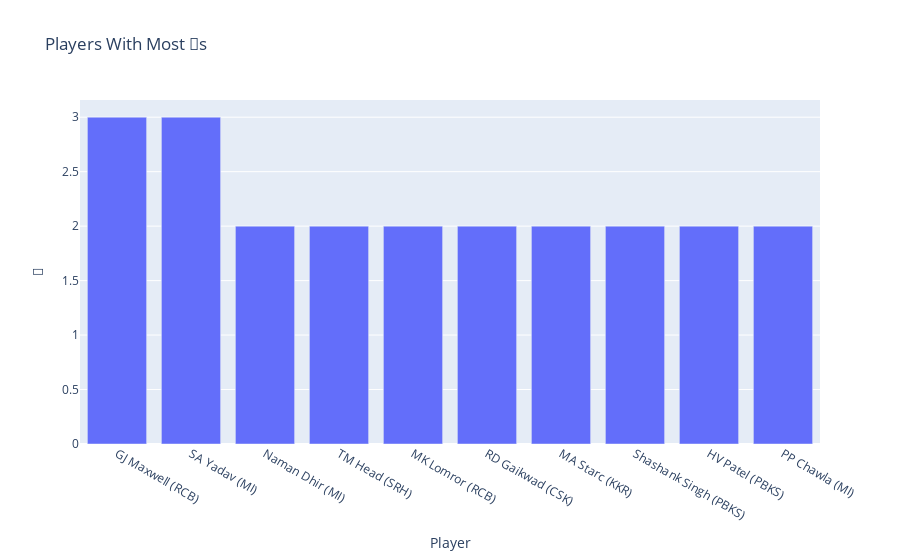

The notebook cell this image was saved under:
### Code cell
ducks = df.sort_values('0', ascending=False).head(10)
px.bar(ducks, x='Player', y='0', labels={'0':'🦆'}, title='Players With Most 🦆s')

### Figure 1 — Plotly figure (JSON) as saved in the notebook; plotly's stock layout.template omitted (floating-point values rounded to 4 significant figures)
{"data": [{"alignmentgroup": "True", "hovertemplate": "Player=%{x}<br>🦆=%{y}<extra></extra>", "legendgroup": "", "marker": {"color": "#636efa", "pattern": {"shape": ""}}, "name": "", "offsetgroup": "", "orientation": "v", "showlegend": false, "textposition": "auto", "type": "bar", "x": ["GJ Maxwell (RCB)", "SA Yadav (MI)", "Naman Dhir (MI)", "TM Head (SRH)", "MK Lomror (RCB)", "RD Gaikwad (CSK)", "MA Starc (KKR)", "Shashank Singh (PBKS)", "HV Patel (PBKS)", "PP Chawla (MI)"], "xaxis": "x", "y": [3, 3, 2, 2, 2, 2, 2, 2, 2, 2], "yaxis": "y"}], "layout": {"barmode": "relative", "legend": {"tracegroupgap": 0}, "title": {"text": "Players With Most 🦆s"}, "xaxis": {"anchor": "y", "domain": [0, 1], "title": {"text": "Player"}}, "yaxis": {"anchor": "x", "domain": [0, 1], "title": {"text": "🦆"}}}}
